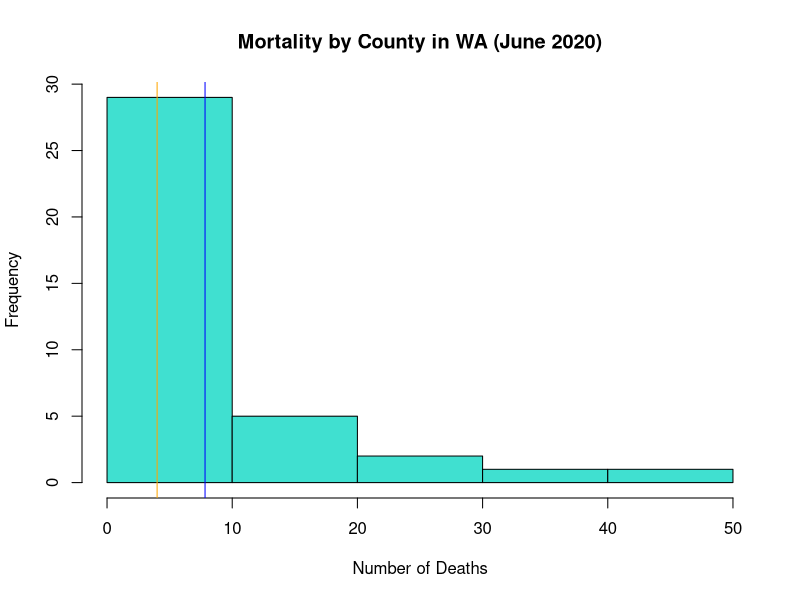

Source code (R):
## ---- chunk 1
knitr::opts_chunk$set(echo = TRUE)
## ---- chunk 2
wa.mortality <- c(27, 49, 20, 10, 38, 29, 7, 6, 12, 18, 4, 9, 2, 7, 13, 0.5, 5, 0, 0, 0, 5, 14, 4, 2, 0, 0, 0, 0, 9, 0, 2, 5, 0, 0, 0, 0, 0, 0)
wa.mortality
## ---- chunk 3
hist(wa.mortality, breaks=5, xlab="Number of Deaths", main="Mortality by County in WA (June 2020)", col="turquoise")
abline(v=mean(wa.mortality), col="blue")
abline(v=median(wa.mortality), col="orange")
